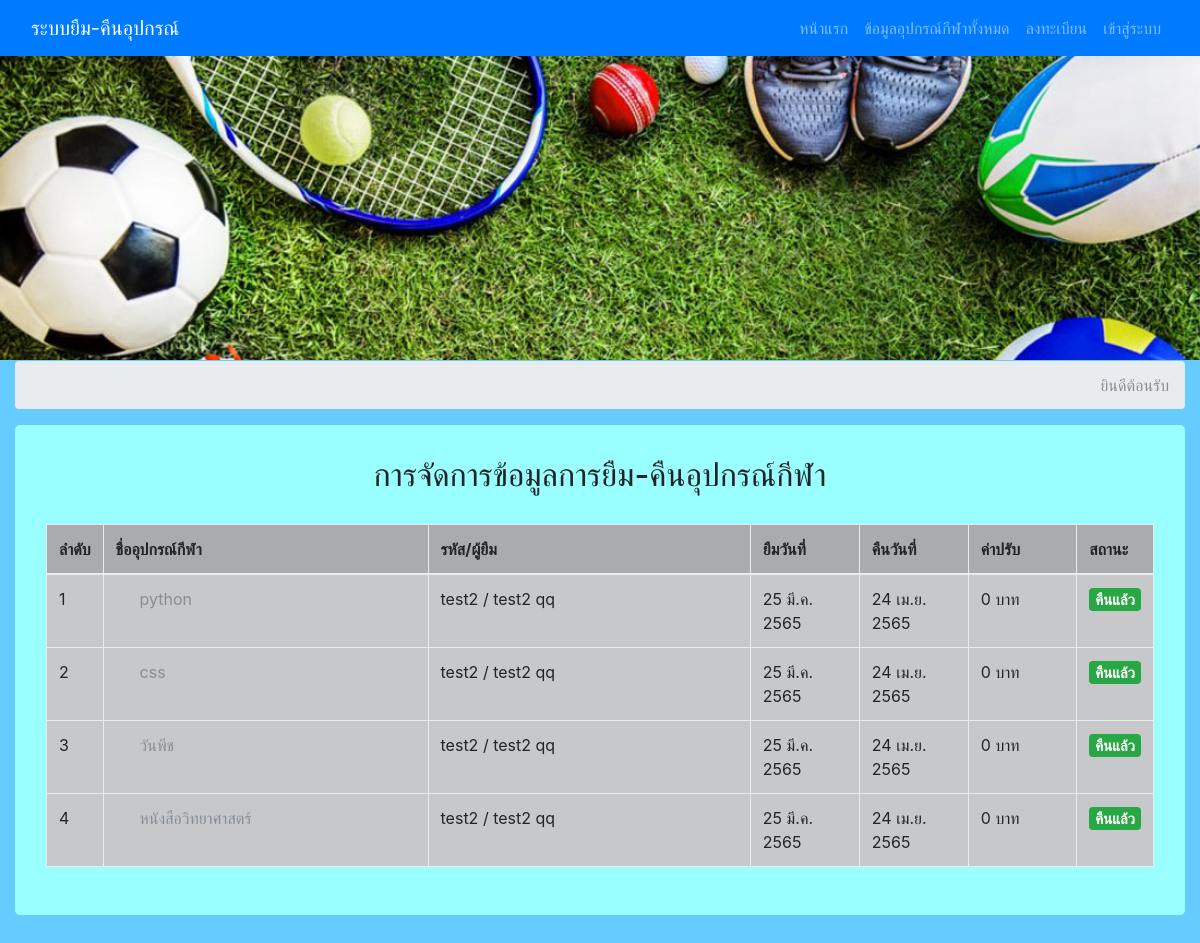
The page /manage-lend-admin.php on the database its author committed.
### tables this page shows
CREATE TABLE `tb_history` (
  `history_id` int NOT NULL,
  `user_id` int NOT NULL,
  `history_date` datetime NOT NULL,
  `history_status` int NOT NULL
);

CREATE TABLE `tb_book` (
  `book_id` int NOT NULL,
  `book_name` varchar(255) NOT NULL,
  `book_detail` varchar(255) NOT NULL,
  `book_user` text NOT NULL,
  `book_techer` varchar(255) NOT NULL,
  `book_year` int NOT NULL,
  `book_date` datetime NOT NULL,
  `book_status` varchar(20) NOT NULL,
  `book_code` varchar(50) NOT NULL
);

CREATE TABLE `tb_user` (
  `user_id` int NOT NULL,
  `student_id` varchar(20) NOT NULL,
  `password` varchar(20) NOT NULL,
  `name` varchar(50) NOT NULL,
  `lastname` varchar(50) NOT NULL,
  `address` varchar(255) NOT NULL,
  `number` varchar(255) NOT NULL,
  `status` int NOT NULL
);

CREATE TABLE `tb_detail` (
  `detail_id` int NOT NULL,
  `history_id` int NOT NULL,
  `book_id` int NOT NULL,
  `status_lend` int NOT NULL,
  `fine` int NOT NULL,
  `lent_date_strat` datetime NOT NULL,
  `lend_date_end` datetime NOT NULL
);

### fucntion_query.php (called while the page is built, shortened)
<?php
require_once 'connect_db.php';
function DateThai($strDate)
{
	$strYear = date("Y", strtotime($strDate)) + 543;
	$strMonth = date("n", strtotime($strDate));
	$strDay = date("j", strtotime($strDate));
	$strMonthCut = array("", "ม.ค.", "ก.พ.", "มี.ค.", "เม.ย.", "พ.ค.", "มิ.ย.", "ก.ค.", "ส.ค.", "ก.ย.", "ต.ค.", "พ.ย.", "ธ.ค.");
	$strMonthThai = $strMonthCut[$strMonth];
	return "$strDay $strMonthThai $strYear";
}
function GetDataLend()
{
	global $conn;
	$sql = "SELECT h.*,d.*,b.book_name,b.book_status,b.book_detail,u.name,u.lastname,u.student_id FROM tb_history h LEFT JOIN tb_detail d ON h.history_id = d.history_id LEFT JOIN tb_book b ON d.book_id = b.book_id  LEFT JOIN tb_user u ON u.user_id = h.user_id ORDER BY h.history_date DESC";
	$result = $conn->query($sql);
	$results = [];
	while ($row = $result->fetch_object()) {
		$results[] = $row;
	}
	return $results;
}

### manage-lend-admin.php (the view, shortened to what this page needs)
<?php
include "header.php";
include  "fucntion_query.php";
?>
<body>
  <?php include "navbar.php"; ?>
  <div class="container">
    <div class="row">
      <div class="col-lg-12 text-center">
      </div>
    </div>
    <nav aria-label="breadcrumb" role="navigation">
      <ol class="breadcrumb">
        <li class="breadcrumb-item active" aria-current="page"><?= "ยินดีต้อนรับ" . $user->name . " " . $user->lastname ?></li>
      </ol>
    </nav>
    <div class="jumbotron">
      <div class="row">
        <div class="col-lg-12 ">
          <h2 class="display-5 text-center">การจัดการข้อมูลการยืม-คืนอุปกรณ์กีฬา</h2>
          <br>
          <form action="return_history.php" method="post">
            <div class="container">
              <table id="example" class="table table-hover table-bordered table-dark" cellspacing="0" width="100%">
                <thead class="thead-light">
                  <tr class="table-active">
                    <th width="5%">ลำดับ</th>
                    <th width="30%">ชื่ออุปกรณ์กีฬา</th>
                    <th width="30%">รหัส/ผู้ยืม</th>
                    <th width="10%">ยืมวันที่</th>
                    <th width="10%">คืนวันที่</th>
                    <th width="10%">ค่าปรับ</th>
                    <th width="5%">สถานะ</th>
                  </tr>
                </thead>
                <tbody>
                  <?php
                  $book = GetDataLend();
                  for ($i = 0; $i < count($book); $i++) {
                  ?>
                    <tr>
                      <td><?= $i + 1; ?></td>
                      <td>
                        <label class="custom-control custom-checkbox">
                          <span class="custom-control-description"><?= $book[$i]->book_name ?></span>
                        </label>
                      </td>
                      <td>
                        <?= $book[$i]->student_id . " / " . $book[$i]->name . " " . $book[$i]->lastname ?>
                      </td>
                      <td><?= DateThai($book[$i]->lent_date_strat) ?></td>
                      <td><?= DateThai($book[$i]->lend_date_end) ?></td>
                      <td>
                        <?php
                        $sum = 0;
                        echo $sum . " บาท";
                        ?>
                      </td>
                      <?php
                      if ($sum >  0) {
                        $status = 'danger';
                        $text = 'เลยกำหนดส่ง';
                      } else {
                        $status = 'info';
                        $text = 'ปกติ';
                      }
                      if ($book[$i]->status_lend != 0) {
                        $status = 'success';
                        $text = 'คืนแล้ว';
                      }
                      ?>
                      <td>
                        <h5><span class="badge badge-<?= $status ?>">
                            <?php echo $text ?>
                          </span></h5>
                      </td>
                    </tr>
                  <?php } ?>
                </tbody>
              </table>
            </div>
          </form>
        </div>
      </div>
    </div>
  </div>
</body>
</html>

### header.php (shortened to what this page needs)
   <!DOCTYPE html>
   <html lang="en">
   <head>
    <link href="vendor/bootstrap/css/bootstrap.min.css" rel="stylesheet">
    <link rel="stylesheet" type="text/css" href="https://cdn.datatables.net/v/bs4-4.0.0-beta/dt-1.10.16/datatables.min.css"/>
    <link href="vendor/bootstrap/css/style.css" rel="stylesheet">
    <body>
      <div class=" background-image"></div>
    </body>
</head>

### navbar.php (shortened to what this page needs)
<?php
    $active_index = '';
    $active_register = '';
    $active_admin  ='';
    $active_lend = '';
    $active_return = '';
    $active_book = '';
    if($page == 'index'){
       $active_index = 'active';
    }elseif($page == 'register'){
      $active_register = 'active';
    }elseif($page == 'admin'){
      $active_admin = 'active';
    }elseif($page == 'lend'){
      $active_lend = 'active';
    }elseif($page == 'return'){
      $active_return = 'active';
    }elseif($page == 'book'){
      $active_book = 'active';
    }
?>
<div class="container">
  <nav class="navbar navbar-expand-lg navbar-dark bg-primary fixed-top">
    <div class="container">
      <a class="navbar-brand" href="#">ระบบยืม-คืนอุปกรณ์</a>
    <?php
    if(isset($_SESSION["status"])){
        $user = getUser($_SESSION["id"]);
      if($_SESSION["status"] == 0){
         ?>
      <div class="collapse navbar-collapse" id="navbarResponsive">
        <ul class="navbar-nav ml-auto">
          <li class="nav-item <?=$active_index?>">
            <a class="nav-link" href="index.php">หน้าแรก
              <span class="sr-only">(current)</span>
            </a>
          </li>
          <li class="nav-item <?=$active_lend?>">
            <a class="nav-link" href="manage-lend.php#example">ยืม</a>
          </li>
          <li class="nav-item <?=$active_return?>">
            <a class="nav-link" href="borrow.php?id=<?php echo $_SESSION["id"]?>#example">ตารางยืม</a>
          </li>
          <li class="nav-item <?=$active_admin?>">
            <a class="nav-link" href="logout.php">ออกจากระบบ</a>
          </li>
        </ul>
      </div>
    <?php }else{ ?>
      <div class="collapse navbar-collapse" id="navbarResponsive">
        <ul class="navbar-nav ml-auto">
          <!-- <li class="nav-item <?=$active_index?>">
            <a class="nav-link" href="index.php">หน้าแรก
              <span class="sr-only">(current)</span>
            </a>
          </li> -->
          <li class="nav-item <?=$active_return?>">
            <a class="nav-link" href="manage-lend-admin.php">จัดการการยืม-คืน</a>
          </li>
          <li class="nav-item <?=$active_return?>">
            <a class="nav-link" href="returns.php?id=<?php echo $_SESSION["id"]?>#example">ตารางคืน</a>
          </li>
          <li class="nav-item <?=$active_lend?>">
              <a class="nav-link" href="lend.php">การจัดการข้อมูลอุปกรณ์กีฬา</a>
            </li>
          <li class="nav-item <?=$active_book?>">
            <a class="nav-link" href="book.php">เพิ่มอุปกรณ์กีฬา</a>
          </li>
          <li class="nav-item <?=$active_admin?>">
            <a class="nav-link" href="logout.php">ออกจากระบบ</a>
          </li>
        </ul>
      </div>
    <?php }
       }else{?>
        <div class="collapse navbar-collapse" id="navbarResponsive">
          <ul class="navbar-nav ml-auto">
            <li class="nav-item <?=$active_index?>">
              <a class="nav-link" href="index.php">หน้าแรก
              </a>
            </li>
            <li class="nav-item <?=$active_lend?>">
              <a class="nav-link" href="lend.php">ข้อมูลอุปกรณ์กีฬาทั้งหมด</a>
            </li>
            <li class="nav-item <?=$active_register?>">
              <a class="nav-link" href="register.php">ลงทะเบียน</a>
            </li>
            <li class="nav-item <?=$active_admin?>">
              <a class="nav-link" href="admin-page.php">เข้าสู่ระบบ</a>
            </li>
          </ul>
        </div>
    <?php }?>
    </div>
  </nav>
</div>

### header.php (style rules this page uses)
body { padding-top: 54px; }
@media (min-width: 992px) { body { padding-top: 56px; } }
body { margin: 0; padding: 0; background: #66CCFF; }
.background-image { background-image: url("images/4027.jpg"); background-size: cover; background-repeat: no-repeat; height: 45vh; }
body { margin: 0; font-family: -apple-system,BlinkMacSystemFont,"Segoe UI",Roboto,"Helvetica Neue",Arial,sans-serif; font-size: 1rem; font-weight: 400; line-height: 1.5; color: #212529; background-color: #66CCFF; }
.jumbotron { padding: 2rem 1rem; margin-bottom: 2rem; background-color: #99ffff; border-radius: 0.3rem; }

### rows shown on the page
tb_history: tb_book.book_name "python", user.student_id "test2", user.name "test2", user.lastname "qq", tb_detail.lent_date_strat "25 มี.ค. 2565", tb_detail.lend_date_end "24 เม.ย. 2565", sum "0", tb_detail.status_lend "คืนแล้ว"
tb_history: tb_book.book_name "css", user.student_id "test2", user.name "test2", user.lastname "qq", tb_detail.lent_date_strat "25 มี.ค. 2565", tb_detail.lend_date_end "24 เม.ย. 2565", sum "0", tb_detail.status_lend "คืนแล้ว"
tb_history: tb_book.book_name "วันพีช", user.student_id "test2", user.name "test2", user.lastname "qq", tb_detail.lent_date_strat "25 มี.ค. 2565", tb_detail.lend_date_end "24 เม.ย. 2565", sum "0", tb_detail.status_lend "คืนแล้ว"
tb_history: tb_book.book_name "หนังสือวิทยาศาสตร์", user.student_id "test2", user.name "test2", user.lastname "qq", tb_detail.lent_date_strat "25 มี.ค. 2565", tb_detail.lend_date_end "24 เม.ย. 2565", sum "0", tb_detail.status_lend "คืนแล้ว"
